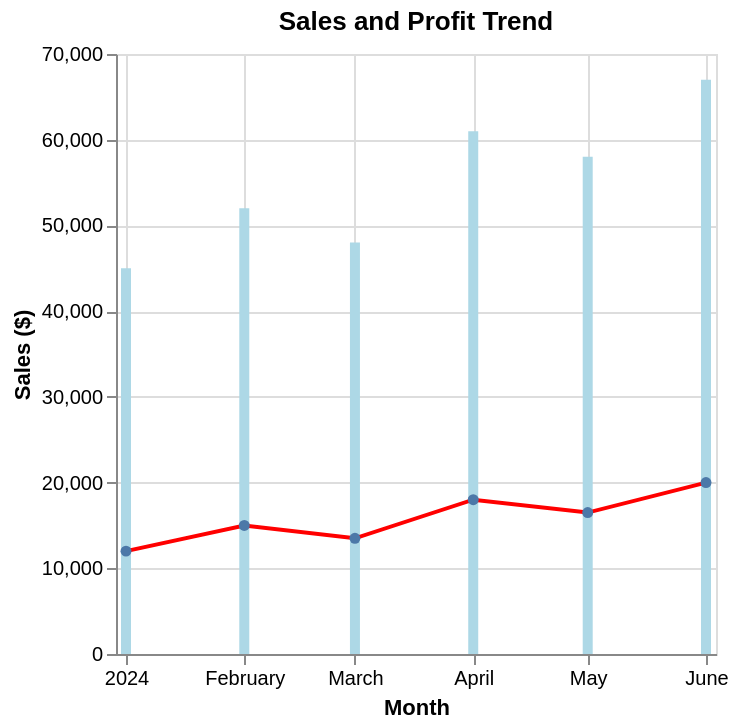

The Vega-Lite source for this figure:
### Vega-Lite specification from a JSON file in a GitHub repository (floating-point values rounded to 4 significant figures)
{"$schema": "https://vega.github.io/schema/vega-lite/v5.json", "description": "Sales and profit trend", "layer": [{"mark": "bar", "encoding": {"x": {"field": "month", "type": "temporal", "axis": {"title": "Month"}}, "y": {"field": "sales", "type": "quantitative", "axis": {"title": "Sales ($)"}}, "color": {"value": "lightblue"}}}, {"mark": {"type": "line", "point": true, "color": "red"}, "encoding": {"x": {"field": "month", "type": "temporal"}, "y": {"field": "profit", "type": "quantitative"}}}], "data": {"values": [{"month": "2024-01", "sales": 45000, "profit": 12000}, {"month": "2024-02", "sales": 52000, "profit": 15000}, {"month": "2024-03", "sales": 48000, "profit": 13500}, {"month": "2024-04", "sales": 61000, "profit": 18000}, {"month": "2024-05", "sales": 58000, "profit": 16500}, {"month": "2024-06", "sales": 67000, "profit": 20000}]}, "title": "Sales and Profit Trend"}
